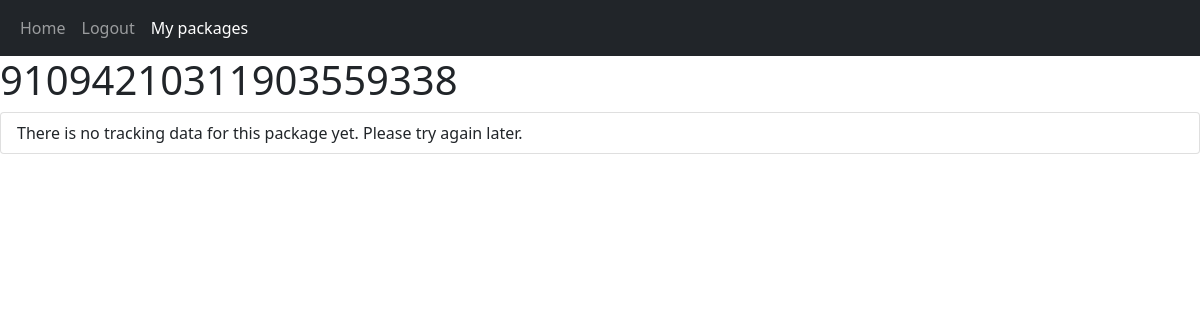
The page /packageDetails/8 (signed in) on the database as committed earlier.
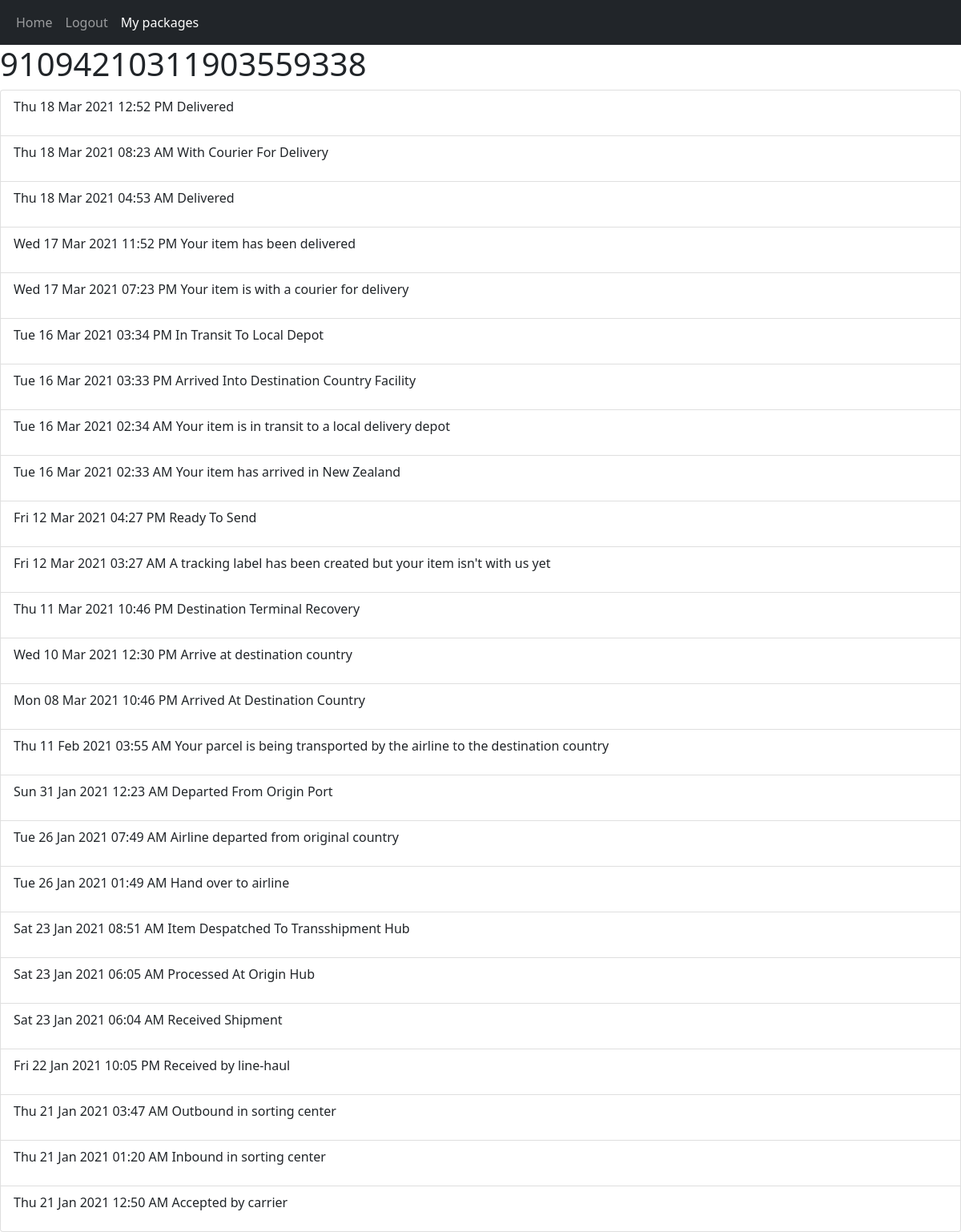
The same page on the database as committed later.
### tables this page shows
CREATE TABLE 'package_data' (
'id' INTEGER NOT NULL  PRIMARY KEY AUTOINCREMENT,
'package_id' INTEGER NOT NULL  REFERENCES 'packages' ('id'),
'date' TEXT(12) NOT NULL ,
'time' TEXT(8) NOT NULL ,
'data' TEXT NOT NULL 
);

### main.py (the view)
@app.route("/packageDetails/<int:packageID>")
@login_required
def viewPackage(packageID):
	packageData = packageHandler.getPackageData(packageID, session["userID"])
	if not packageData:
		flash("You are not tracking that package. Add it!", "primary")
		return redirect(url_for("packageList"))
	return render_template("packageData.html", packageData=packageData)

### main.py (called while the page is built)
def login_required(func):
	@wraps(func) # This decorator copies over function attributes like __name__, docstring etc. required by flask for some reason
	def wrapper(*args, **kwargs):
		if "userID" in session and session["userID"] > 0:
			return func(*args, **kwargs)
		else:
			flash("You need to log in to do that!", "danger")
			return redirect(url_for("login"))
	return wrapper

### packages.py (called while the page is built)
def createDBConnection(func):
	def wrapper(self, *args, **kwargs):
		with sqlite3.connect(self.dbPath) as con:
			self.con = con
			return func(self, *args, **kwargs)
	return wrapper

	@createDBConnection
	def getPackageData(self, packageID, userID):
		if self.isPackageAssociatedWithUser(packageID, userID) == False:
			return False
		cur = self.con.cursor() # Dictionary format cursor
		cur.row_factory = sqlite3.Row
		cur.execute("SELECT id, date, time, data FROM package_data WHERE package_id = ? UNION SELECT 0, COALESCE(title, trackingNumber) AS title, NULL, NULL FROM packages WHERE id = ?", [packageID, packageID])
		result = cur.fetchall()
		cur.close()
		return result

	def isPackageAssociatedWithUser(self, packageID, userID):
		cur = self.con.cursor()
		cur.execute("SELECT id FROM packages WHERE user_id = ? AND id = ?", [userID, packageID])
		result = cur.fetchone()
		cur.close()
		if not result:
			return False
		return True

### templates/packageData.html
{% from "includes/form_renderer.html" import render_form %}
{% extends "main_layout_container.html" %}
{% block body %}
	<h1>{{ packageData[0]["date"] }}</h1>
	<ul class="list-group">
		{% if packageData|length < 2 %}
			<li class="list-group-item">There is no tracking data for this package yet. Please try again later.</li>
		{% else %}
			{% for data in packageData[1:] %}
				<li class="list-group-item">
					<p class="d-inline-block">{{ data["date"] }} {{ data["time"] }}</p>
					<p class="d-inline-block">      {{ data["data"] }}</p>
				</li>
			{% endfor %}
		{% endif %}
	</ul>
{% endblock %}

### templates/main_layout_container.html (shortened to what this page needs)
<!DOCTYPE html>
<html lang="en">
	<head>
		<link href="https://cdn.jsdelivr.net/npm/bootstrap@5.0.0-beta3/dist/css/bootstrap.min.css" rel="stylesheet">
	</head>
	<body>
		{% include "includes/navbar.html" %}
		{% block body %}
		{% endblock %}
	</body>
</html>

### templates/includes/navbar.html (shortened to what this page needs)
<nav class="navbar navbar-expand-lg navbar-dark bg-dark">
	<div class="container-fluid">
		<div class="collapse navbar-collapse" id="navbarSupportedContent">
			<ul class="navbar-nav me-auto mb-2 mb-lg-0">
				<li class="nav-item">
					<a class="nav-link" href="/">Home</a>
				</li>
				{% if session["userID"] %}
					<li class="nav-item">
						<a class="nav-link" href="/logout">Logout</a>
					</li>
					<li class="nav-item">
						<a class="nav-link active" aria-current="page" href="/packageList">My packages</a>
					</li>
				{% endif %}
			</ul>
		</div>
	</div>
</nav>

Rows that differ between the two databases and show on the page:
added package_data: date "Thu 18 Mar 2021", time "12:52 PM", data "Delivered"
added package_data: date "Thu 18 Mar 2021", time "08:23 AM", data "With Courier For Delivery"
added package_data: date "Thu 18 Mar 2021", time "04:53 AM", data "Delivered"
added package_data: date "Wed 17 Mar 2021", time "11:52 PM", data "Your item has been delivered"
added package_data: date "Wed 17 Mar 2021", time "07:23 PM", data "Your item is with a courier for delivery"
added package_data: date "Tue 16 Mar 2021", time "03:34 PM", data "In Transit To Local Depot"
added package_data: date "Tue 16 Mar 2021", time "03:33 PM", data "Arrived Into Destination Country Facility"
added package_data: date "Tue 16 Mar 2021", time "02:34 AM", data "Your item is in transit to a local delivery depot"
added package_data: date "Tue 16 Mar 2021", time "02:33 AM", data "Your item has arrived in New Zealand"
added package_data: date "Fri 12 Mar 2021", time "04:27 PM", data "Ready To Send"
added package_data: date "Fri 12 Mar 2021", time "03:27 AM", data "A tracking label has been created but your item isn't with us yet"
added package_data: date "Thu 11 Mar 2021", time "10:46 PM", data "Destination Terminal Recovery"
added package_data: date "Wed 10 Mar 2021", time "12:30 PM", data "Arrive at destination country"
added package_data: date "Mon 08 Mar 2021", time "10:46 PM", data "Arrived At Destination Country"
added package_data: date "Thu 11 Feb 2021", time "03:55 AM", data "Your parcel is being transported by the airline to the destination country"
added package_data: date "Sun 31 Jan 2021", time "12:23 AM", data "Departed From Origin Port"
added package_data: date "Tue 26 Jan 2021", time "07:49 AM", data "Airline departed from original country"
added package_data: date "Tue 26 Jan 2021", time "01:49 AM", data "Hand over to airline"
added package_data: date "Sat 23 Jan 2021", time "08:51 AM", data "Item Despatched To Transshipment Hub"
added package_data: date "Sat 23 Jan 2021", time "06:05 AM", data "Processed At Origin Hub"
added package_data: date "Sat 23 Jan 2021", time "06:04 AM", data "Received Shipment"
added package_data: date "Fri 22 Jan 2021", time "10:05 PM", data "Received by line-haul"
added package_data: date "Thu 21 Jan 2021", time "03:47 AM", data "Outbound in sorting center"
added package_data: date "Thu 21 Jan 2021", time "01:20 AM", data "Inbound in sorting center"
added package_data: date "Thu 21 Jan 2021", time "12:50 AM", data "Accepted by carrier"
Other text that changed with them:
text no longer shown: "There is no tracking data for this package yet. Please try again later."
